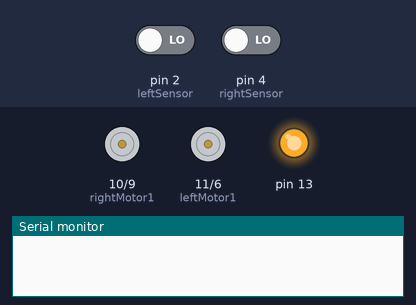
Simulated run of this program. Board: Arduino Uno, built with avr-gcc and run on an emulated ATmega328P. Shown: motor-driver pin pairs drawn as motors (green arrow = first pin HIGH = forward, orange = second pin HIGH = backward, longer = more drive), output pins drawn as LEDs (lit = HIGH), the last lines printed to the serial monitor. Inputs (shaded band) come from the test bench; at power-on: pin 2 (leftSensor) LOW, pin 4 (rightSensor) LOW.

Above: at 0.01 s.
At 2.9 s:
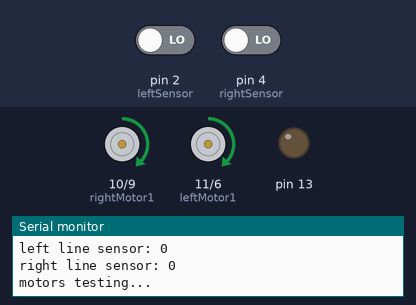
At 3.5 s:
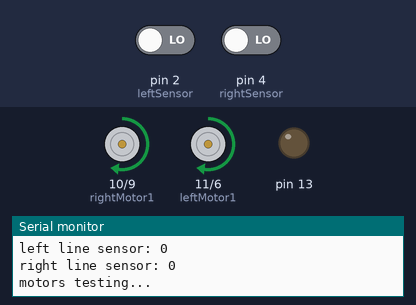
At 5.0 s:
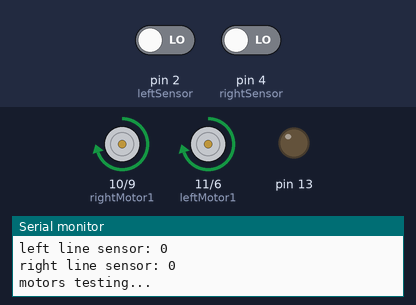
At 7.2 s:
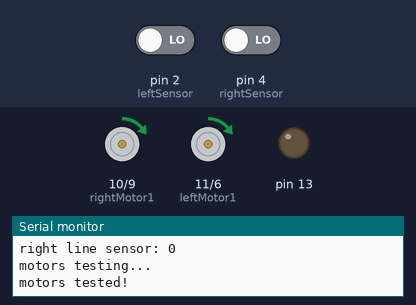
Timing chart, 0 to 8.7 s (numbered marks = the images above):
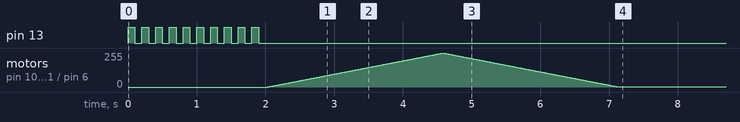

The program:

main.cpp
```cpp
#include <Arduino.h>
#define leftSensor 2       // левый датчик линии
#define rightSensor 4      // правый датчик линии
//===============================================
#define leftMotor1 11       //левый мотор
#define rightMotor1 10      //правый мотор

#define rightMotor2 9       //левый мотор
#define leftMotor2 6
//===============================================
void setup() {
  //=============================================
  //определяем пины моторов
  pinMode(leftMotor1, OUTPUT);
  pinMode(rightMotor1, OUTPUT);
  pinMode(leftMotor2, OUTPUT);
  pinMode(rightMotor2, OUTPUT);
  //=============================================
  //определяем пины для сенсоров линии
  pinMode(leftSensor, INPUT);
  pinMode(rightSensor, INPUT);
  //=============================================
  //индикация загрузки
  Serial.begin(9600);
  pinMode(13, OUTPUT);
  // моргаем 10 раз встроенным светодиодом
  for (size_t i = 0; i < 10; i++) {
     digitalWrite(13, HIGH);
     delay(100);
     digitalWrite(13, LOW);
     delay(100);
  }
  //проверяем все датчики
  Serial.println("ezLineRobot ready to test");
  //проверяем левый датчик
  int leftTest = digitalRead(leftSensor);
  Serial.print("left line sensor: ");
  Serial.println(leftTest);
  //проверяем правый датчик
  int rightTest = digitalRead(rightSensor);
  Serial.print("right line sensor: ");
  Serial.println(rightTest);
  //=============================================
  //проверка моторов
  //=============================================
  Serial.println("motors testing...");
  for (size_t i = 0; i < 255; i++) {
     analogWrite(leftMotor1, i);
     analogWrite(rightMotor1, i);
     delay(10);
  }

     for (size_t i = 255; i >1; i--) {
   analogWrite(leftMotor1, i);
   analogWrite(rightMotor1, i);
   delay(10);
   }
  Serial.println("motors tested!");
}

void loop() {

}
```
